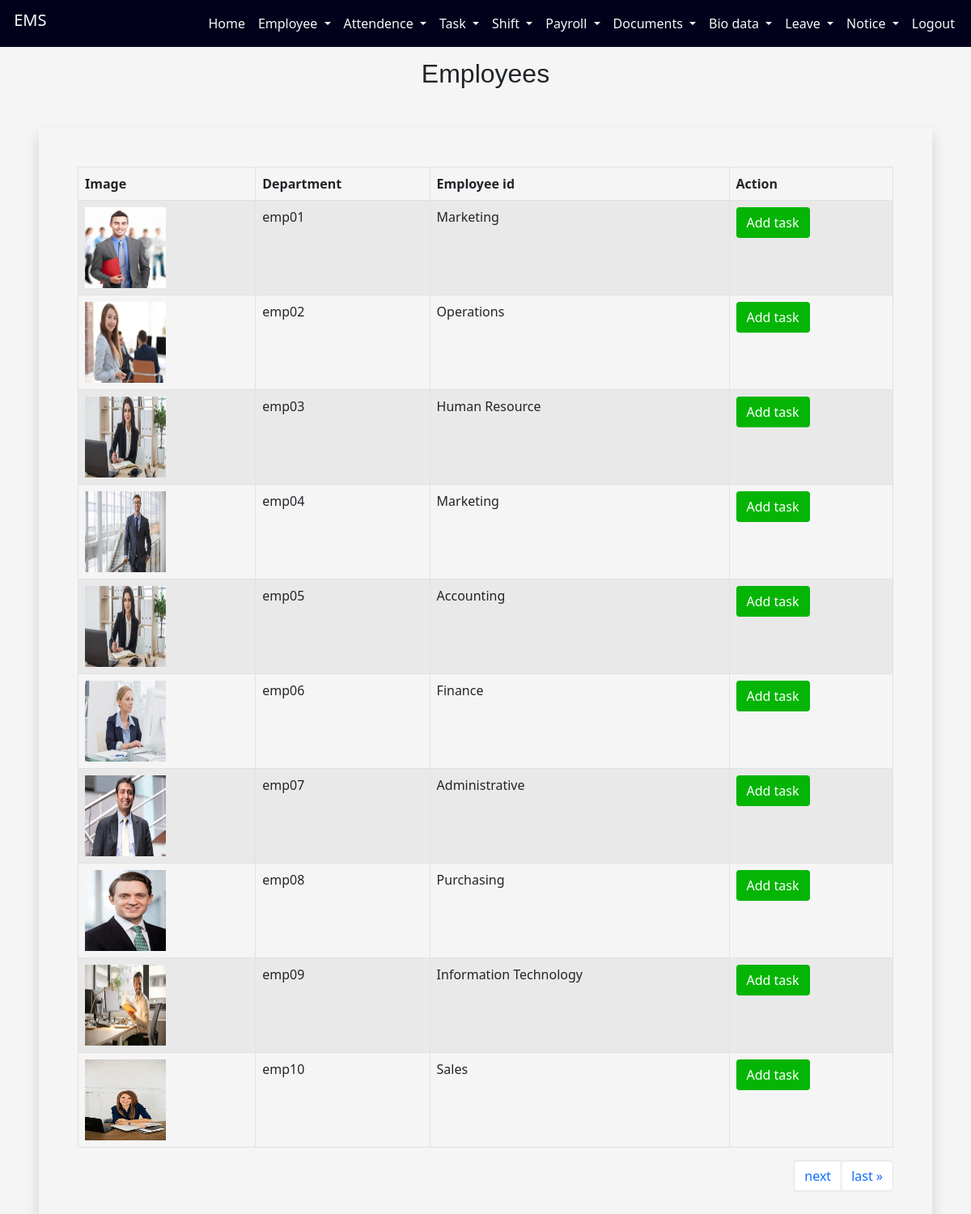
Screenshot of /employeeapp/addtask/ with the database file from the repository.
### employeeapp/models.py (models this page shows, shortened)
class employeeaddmodel(models.Model):
    Department=(
        ('Administrative','Administrative'),
        ('Human Resource','Human Resource'),
        ('Operations','Operations'),
        ('Purchasing','Purchasing'),
        ('Sales','Sales'),
        ('Marketing','Marketing'),
        ('Accounting','Accounting'),
        ('Finance','Finance'),
        ('Information Technology','Information Technology')
    )
    Gender=(
        ('Female','Female'),
        ('Male','Male'),
    )
    Status=(
        ('Active','Active'),
        ('Inactive','Inactive')
    )
    empimg = models.FileField(upload_to='employeeapp/static')
    empfname=models.CharField(max_length=50)
    emplname=models.CharField(max_length=50)
    email=models.EmailField()
    phonenumber = models.CharField(max_length=10)
    department = models.CharField(choices=Department, max_length=50)
    gender = models.CharField(choices=Gender, max_length=50)
    dob=models.CharField(max_length=20)
    empid=models.CharField(max_length=10)
    dateofjoining=models.DateField(auto_now_add=True)
    status = models.CharField(max_length=50, choices=Status, default='Active')
    password = models.CharField(max_length=50)

### employeeapp/views.py (the view)
# urls.py: path('addtask/',taskadd),
def taskadd(request):
    a = employeeaddmodel.objects.all().order_by('id')
    paginator = Paginator(a, 10)
    page_number = request.GET.get('page')
    a = paginator.get_page(page_number)
    emid = []
    emig = []
    dep = []
    empid = []
    for i in a:
        id = i.id
        empid.append(id)
        eid = i.empid
        emid.append(eid)
        eig = i.empimg
        emig.append(str(eig).split('/')[-1])
        dp = i.department
        dep.append(dp)
    mylist = zip(emid, emig, dep, empid)
    return render(request,"taskadd.html",{'mylist':mylist,'a':a})

### employeeapp/templates/taskadd.html (shortened to what this page needs)
<!DOCTYPE html>
<html lang="en">
{% load static %}
<head>
  <link href="https://cdn.jsdelivr.net/npm/bootstrap@5.0.2/dist/css/bootstrap.min.css" rel="stylesheet">
</head>
<body style="background-color: whitesmoke;">
<div class="container-fluid">
            <nav class="navbar navbar-expand-lg fixed-top ">
                <div class="container-fluid">
                  <h1 class="navbar-brand"  id="h">&nbsp;EMS</h1>
                  <div class="d-flex">
                  <div class="collapse navbar-collapse" id="navbarSupportedContent">
                <ul class="navbar-nav me-auto mb-2 mb-lg-0">
                            <li class="nav-item">
                              <a class="nav-link text-light" href="http://127.0.0.1:8000/employeeapp/adminprofile/">Home</a>
                            </li>
                            <li class="nav-item dropdown">
                                <a class="nav-link text-light dropdown-toggle" href="#" id="navbarDropdown" role="button" data-bs-toggle="dropdown" aria-expanded="false">
                                  Employee
                                </a>
                              </li>
                              <li class="nav-item dropdown">
                                <a class="nav-link text-light dropdown-toggle" href="#" id="navbarDropdown" role="button" data-bs-toggle="dropdown" aria-expanded="false">
                                  Attendence
                                </a>
                              </li>
                              <li class="nav-item dropdown">
                                <a class="nav-link text-light dropdown-toggle" href="#" id="navbarDropdown" role="button" data-bs-toggle="dropdown" aria-expanded="false">
                                  Task
                                </a>
                              </li>
                              <li class="nav-item dropdown">
                                <a class="nav-link text-light dropdown-toggle" href="#" id="navbarDropdown" role="button" data-bs-toggle="dropdown" aria-expanded="false">
                                  Shift
                                </a>
                              </li>
                              <li class="nav-item dropdown">
                                <a class="nav-link text-light dropdown-toggle" href="#" id="navbarDropdown" role="button" data-bs-toggle="dropdown" aria-expanded="false">
                                  Payroll
                                </a>
                              </li>
                              <li class="nav-item dropdown">
                                <a class="nav-link text-light dropdown-toggle" href="#" id="navbarDropdown" role="button" data-bs-toggle="dropdown" aria-expanded="false">
                                 Documents
                                </a>
                              </li>
                            <li class="nav-item dropdown">
                                <a class="nav-link text-light dropdown-toggle" href="#" id="navbarDropdown" role="button" data-bs-toggle="dropdown" aria-expanded="false">
                                 Bio data
                                </a>
                              </li>
                              <li class="nav-item dropdown">
                                <a class="nav-link text-light dropdown-toggle" href="#" id="navbarDropdown" role="button" data-bs-toggle="dropdown" aria-expanded="false">
                                 Leave
                                </a>
                              </li>
                              <li class="nav-item dropdown">
                                <a class="nav-link text-light dropdown-toggle" href="#" id="navbarDropdown" role="button" data-bs-toggle="dropdown" aria-expanded="false">
                                 Notice
                                </a>
                              </li>
                            <li class="nav-item">
                              <a class="nav-link text-light" href="http://127.0.0.1:8000/employeeapp/adminlogout/">Logout</a>
                            </li>
                          </ul>
                      </div>
                      </div>
                 </div>
        </nav>
        </div> <br><br><br>
<div class="container-fluid">
  <h2 align="center" style="font-family:'Lucida Sans', 'Lucida Sans Regular', 'Lucida Grande', 'Lucida Sans Unicode', Geneva, Verdana, sans-serif">Employees</h2>
</div>
<div class="shadow p-5 m-5" style="overflow: auto">
<table class="table table-hover table-condensed table-striped table-bordered">
      <thead>
        <tr>
          <th>Image</th>
          <th>Department</th>
          <th>Employee id</th>
          <th>Action</th>
        </tr>
      </thead>
      <tbody>
{% for i,j,k,l in mylist %}
        <tr>
            <td><img src="{% static j  %}" height="100px" width="100px"></td>
   <td>{{i}}</td>
          <td>{{k}}</td>
          <td>
            <a href="http://127.0.0.1:8000/employeeapp/task/{{l}}" class="btn" style="background-color:rgb(5, 181, 5);color:white;text-decoration:none;">Add task</a>
          </td>
        </tr>
  {% endfor %}
      </tbody>
    </table>
        <nav aria-label="Page navigation example" style="float:right">
  <ul class="pagination">
      <li>
      {% if a.has_next %}
          <li class="page-item"> <a class="page-link" href="?page={{ a.next_page_number }}">next</a></li>
          <li class="page-item">  <a class="page-link" href="?page={{ a.paginator.num_pages }}">last &raquo;</a></li>
      {% endif %}
    </li>
  </ul>
</nav>
    </div>
  </body>
</html>

### employeeapp/templates/taskadd.html (style rules this page uses)
.navbar { background-color:rgb(1, 1, 28); }
#h { color:white; }

### rows the page displays
employeeaddmodel: mylist "emp01", mylist "Marketing"
employeeaddmodel: mylist "emp02", mylist "Operations"
employeeaddmodel: mylist "emp03", mylist "Human Resource"
employeeaddmodel: mylist "emp04", mylist "Marketing"
employeeaddmodel: mylist "emp05", mylist "Accounting"
employeeaddmodel: mylist "emp06", mylist "Finance"
employeeaddmodel: mylist "emp07", mylist "Administrative"
employeeaddmodel: mylist "emp08", mylist "Purchasing"
employeeaddmodel: mylist "emp09", mylist "Information Technology"
employeeaddmodel: mylist "emp10", mylist "Sales"
